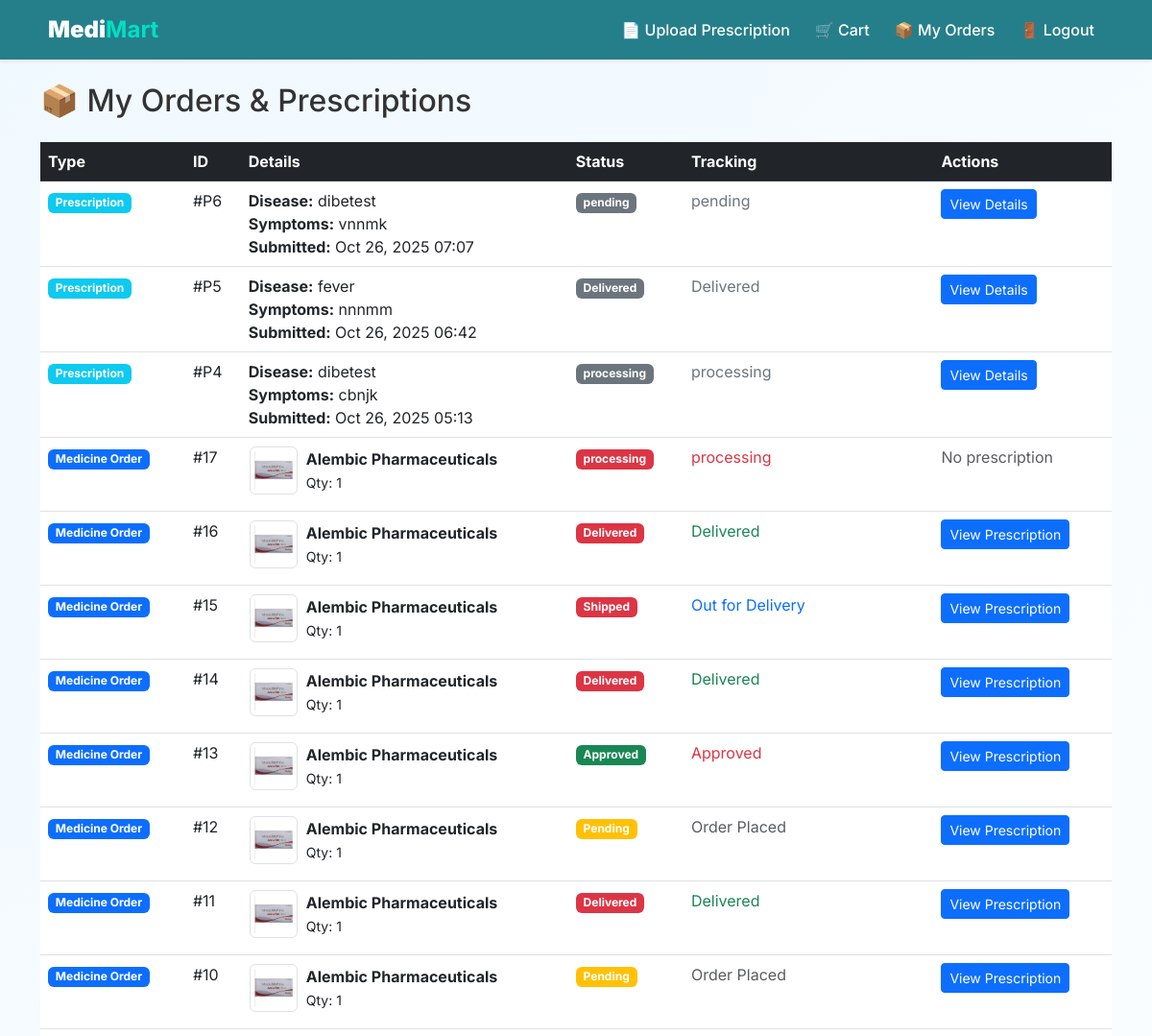
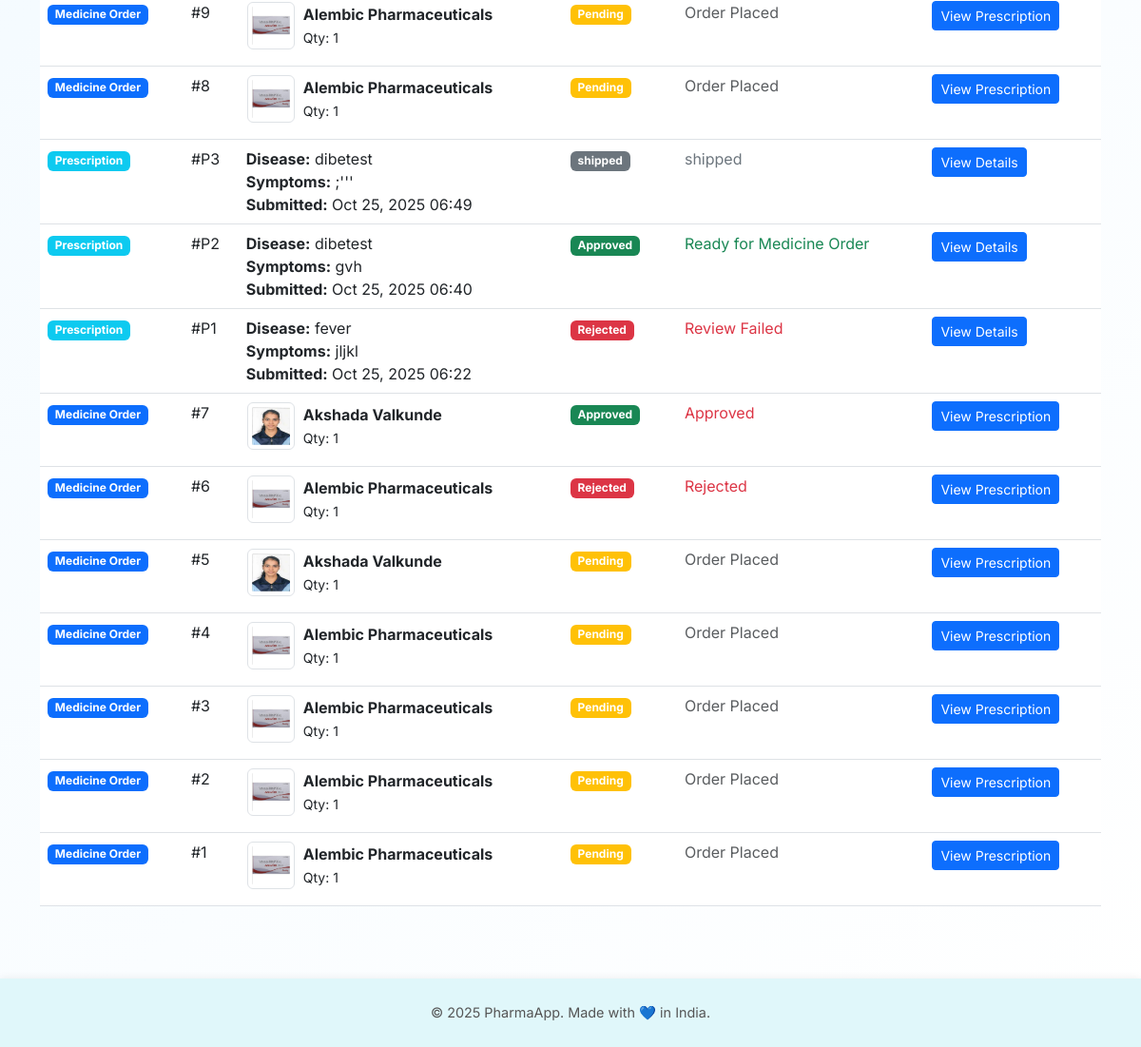
The app's page /myorders (signed in) with its own data (2 pictures, top to bottom).
### models.py (models this page shows)
class Prescription(db.Model):
    id = db.Column(db.Integer, primary_key=True)
    user_id = db.Column(db.Integer, db.ForeignKey('user.id'), nullable=False)
    file_path = db.Column(db.String(200), nullable=False)
    status = db.Column(db.String(50), default='Pending')  # Pending, Approved, Rejected, Awaiting OTP Verification, Delivered
    doctor_id = db.Column(db.Integer, db.ForeignKey('user.id'), nullable=True)
    admin_id = db.Column(db.Integer, db.ForeignKey('user.id'), nullable=True)
    submitted_at = db.Column(db.DateTime, default=datetime.utcnow)
    reviewed_at = db.Column(db.DateTime, nullable=True)
    rejection_reason = db.Column(db.Text, nullable=True)
    disease = db.Column(db.String(200), nullable=True)
    symptoms = db.Column(db.Text, nullable=True)
    prescription_details = db.Column(db.Text, nullable=True)
    address = db.Column(db.Text, nullable=True)
    doctor_notes = db.Column(db.Text, nullable=True)
    medicine = db.Column(db.String(200), nullable=True)
    dosage = db.Column(db.String(100), nullable=True)
    delivery_otp = db.Column(db.String(6), nullable=True)
    delivery_otp_expiry = db.Column(db.DateTime, nullable=True)
    user = db.relationship('User', foreign_keys=[user_id], backref='prescriptions')
    doctor = db.relationship('User', foreign_keys=[doctor_id], backref='reviewed_prescriptions')
    admin = db.relationship('User', foreign_keys=[admin_id], backref='approved_prescriptions')

class Order(db.Model):
    id = db.Column(db.Integer, primary_key=True)
    user_id = db.Column(db.Integer, db.ForeignKey('user.id'), nullable=False)
    medicine_id = db.Column(db.Integer, db.ForeignKey('medicine.id'), nullable=False)
    quantity = db.Column(db.Integer, nullable=False)
    status = db.Column(db.String(50), default='Pending')
    ordered_at = db.Column(db.DateTime, default=datetime.utcnow)
    address = db.Column(db.Text, nullable=True)
    prescription = db.Column(db.String(200), nullable=True)
    total = db.Column(db.Float, nullable=True)
    delivery_otp = db.Column(db.String(6), nullable=True)
    delivery_otp_expiry = db.Column(db.DateTime, nullable=True)
    user = db.relationship('User', backref='orders')
    medicine = db.relationship('Medicine', backref='orders')

class Medicine(db.Model):
    id = db.Column(db.Integer, primary_key=True)
    medicine_name = db.Column(db.String(100), nullable=False)
    name = db.Column(db.String(100), nullable=False)
    type = db.Column(db.String(50), nullable=False)
    age_group = db.Column(db.String(50), nullable=False)
    category = db.Column(db.String(50), nullable=False)
    price = db.Column(db.Float, nullable=False)
    discount = db.Column(db.Integer, default=0)
    stock = db.Column(db.Integer, nullable=False)
    image = db.Column(db.String(200), nullable=True)
    description = db.Column(db.Text, nullable=True)

### routes/main.py (the view)
@main_bp.route('/myorders')
@login_required
def my_orders():
    orders_raw = Order.query.filter_by(user_id=current_user.id).order_by(Order.id.desc()).all()
    prescriptions = Prescription.query.filter_by(user_id=current_user.id).order_by(Prescription.id.desc()).all()
    orders = []
    for order in orders_raw:
        med = Medicine.query.get(order.medicine_id)
        if med:
            order_data = {
                'order': order,
                'medicines': [{'image': med.image, 'name': med.name, 'quantity': order.quantity}]
            }
            orders.append(order_data)
    prescription_orders = []
    for prescription in prescriptions:
        prescription_data = {
            'prescription': prescription,
            'type': 'prescription'
        }
        prescription_orders.append(prescription_data)
    all_items = orders + prescription_orders
    all_items.sort(key=lambda x: x['order'].ordered_at if 'order' in x else x['prescription'].submitted_at, reverse=True)
    return render_template('my_orders.html', orders=orders, prescriptions=prescriptions, all_items=all_items)

### app.py (called while the page is built)
@login_manager.user_loader
def load_user(user_id):
    return User.query.get(int(user_id))

### templates/my_orders.html (shortened to what this page needs)
{% extends 'base.html' %}
{% block content %}
<h2 class="mb-4">📦 My Orders & Prescriptions</h2>
{% if orders or prescriptions %}
<div class="table-responsive">
<table class="table table-hover">
  <thead class="table-dark">
    <tr>
      <th>Type</th>
      <th>ID</th>
      <th>Details</th>
      <th>Status</th>
      <th>Tracking</th>
      <th>Actions</th>
    </tr>
  </thead>
  <tbody>
    {% for item in all_items %}
      {% if 'order' in item %}
        {% set order = item.order %}
        <tr>
          <td><span class="badge bg-primary">Medicine Order</span></td>
          <td>#{{ order.id }}</td>
          <td>
            {% for med in item.medicines %}
              <div class="d-flex align-items-center mb-2">
                <button class="btn btn-link p-0" data-bs-toggle="modal" data-bs-target="#viewMedicineModal{{ order.id }}">
                  <img src="{{ med.image }}" alt="{{ med.name }}" class="img-thumbnail me-2" style="width: 50px; height: 50px;">
                </button>
                <div>
                  <strong>{{ med.name }}</strong><br>
                  <small>Qty: {{ med.quantity }}</small>
                </div>
              </div>
            {% endfor %}
          </td>
          <td>
            <span class="badge {% if order.status == 'Pending' %}bg-warning{% elif order.status == 'Approved' %}bg-success{% else %}bg-danger{% endif %}">
              {{ order.status }}
            </span>
          </td>
          <td>
            {% if order.status == 'Pending' %}
              <span class="text-muted">Order Placed</span>
            {% elif order.status == 'Processing' %}
              <span class="text-info">Being Prepared</span>
            {% elif order.status == 'Shipped' %}
              <span class="text-primary">Out for Delivery</span>
            {% elif order.status == 'Delivered' %}
              <span class="text-success">Delivered</span>
            {% else %}
              <span class="text-danger">{{ order.status }}</span>
            {% endif %}
          </td>
          <td>
            {% if order.prescription %}
              <button class="btn btn-sm btn-primary" data-bs-toggle="modal" data-bs-target="#viewModal{{ order.id }}">View Prescription</button>
            {% else %}
              <span class="text-muted">No prescription</span>
            {% endif %}
          </td>
        </tr>
      {% else %}
        {% set prescription = item.prescription %}
        <tr>
          <td><span class="badge bg-info">Prescription</span></td>
          <td>#P{{ prescription.id }}</td>
          <td>
            <strong>Disease:</strong> {{ prescription.disease }}<br>
            <strong>Symptoms:</strong> {{ prescription.symptoms[:50] }}{% if prescription.symptoms|length > 50 %}...{% endif %}<br>
            <strong>Submitted:</strong> {{ prescription.submitted_at.strftime('%b %d, %Y %H:%M') }}
          </td>
          <td>
            <span class="badge {% if prescription.status == 'Pending' %}bg-warning{% elif prescription.status == 'Approved' %}bg-success{% elif prescription.status == 'Rejected' %}bg-danger{% else %}bg-secondary{% endif %}">
              {{ prescription.status }}
            </span>
          </td>
          <td>
            {% if prescription.status == 'Pending' %}
              <span class="text-muted">Under Review</span>
            {% elif prescription.status == 'Approved' %}
              <span class="text-success">Ready for Medicine Order</span>
            {% elif prescription.status == 'Rejected' %}
              <span class="text-danger">Review Failed</span>
            {% else %}
              <span class="text-secondary">{{ prescription.status }}</span>
            {% endif %}
          </td>
          <td>
            <button class="btn btn-sm btn-primary" data-bs-toggle="modal" data-bs-target="#viewPrescriptionModal{{ prescription.id }}">View Details</button>
          </td>
        </tr>
      {% endif %}
    {% endfor %}
  </tbody>
</table>
</div>
{% else %}
<div class="alert alert-info">No orders or prescriptions yet!</div>
{% endif %}
{% endblock %}

### templates/base.html (style rules this page uses)
body { margin: 0; font-family: 'Inter', sans-serif; background: linear-gradient(135deg, #f0f9ff, #ffffff); color: #333; }

### records on screen
Prescription: id "6", disease "dibetest", symptoms "vnnmk", submitted_at "Oct 26, 2025 07:07", status "pending", status "pending"
Prescription: id "5", disease "fever", symptoms "nnnmm", submitted_at "Oct 26, 2025 06:42", status "Delivered", status "Delivered"
Prescription: id "4", disease "dibetest", symptoms "cbnjk", submitted_at "Oct 26, 2025 05:13", status "processing", status "processing"
Order: id "17", status "processing", status "processing"
Medicine: image (picture), name "Alembic Pharmaceuticals", quantity "1"
Order: id "16", status "Delivered"
Order: id "15", status "Shipped"
Order: id "14", status "Delivered"
Order: id "13", status "Approved", status "Approved"
Order: id "12", status "Pending"
Order: id "11", status "Delivered"
Order: id "10", status "Pending"
Order: id "9", status "Pending"
Order: id "8", status "Pending"
Prescription: id "3", disease "dibetest", symptoms ";'''", submitted_at "Oct 25, 2025 06:49", status "shipped", status "shipped"
Prescription: id "2", disease "dibetest", symptoms "gvh", submitted_at "Oct 25, 2025 06:40", status "Approved"
Prescription: id "1", disease "fever", symptoms "jljkl", submitted_at "Oct 25, 2025 06:22", status "Rejected"
Order: id "7", status "Approved", status "Approved"
Medicine: image (picture), name "Akshada Valkunde", quantity "1"
Order: id "6", status "Rejected", status "Rejected"
Order: id "5", status "Pending"
Order: id "4", status "Pending"
Order: id "3", status "Pending"
Order: id "2", status "Pending"
Order: id "1", status "Pending"
